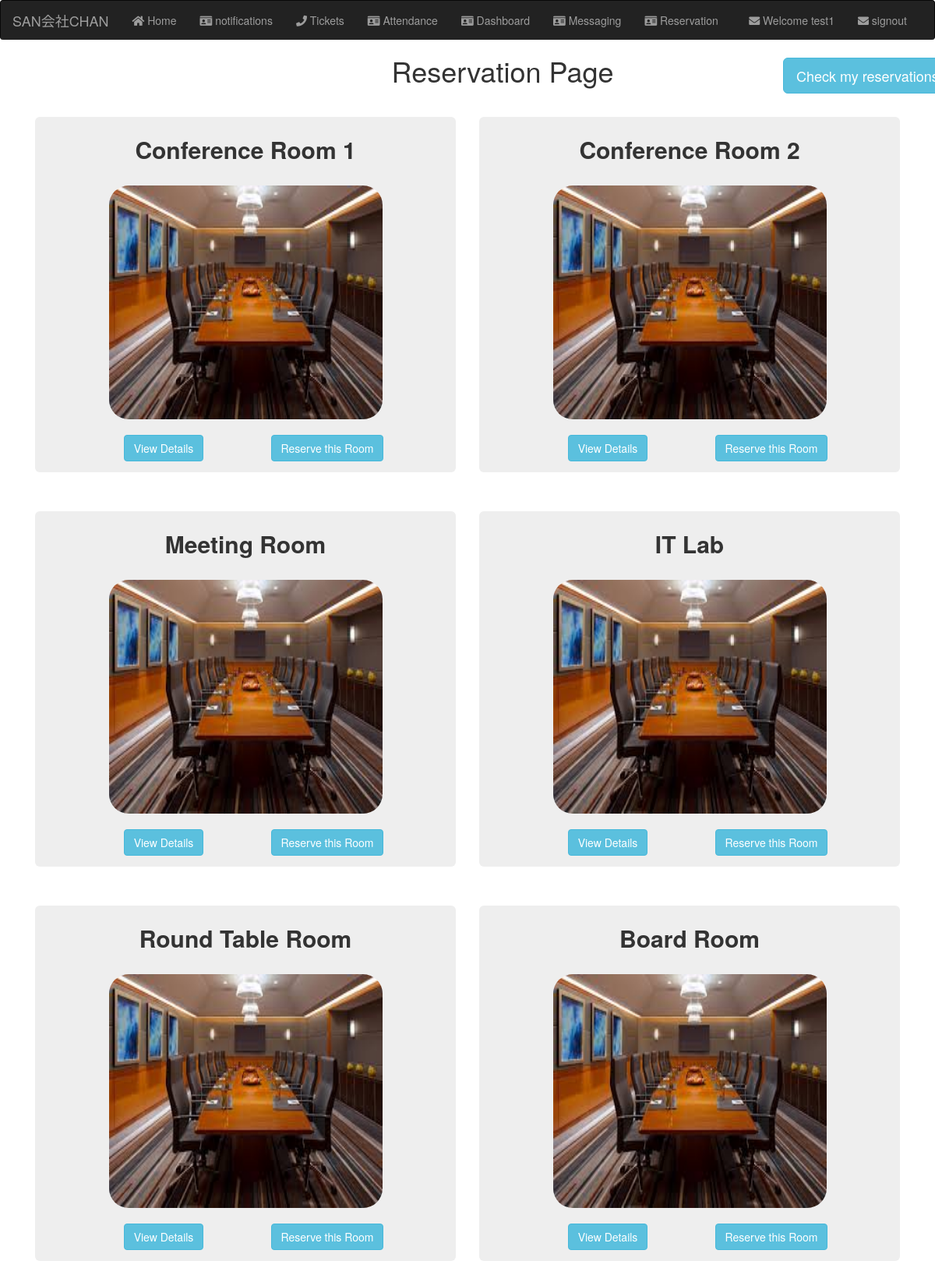
/reservation/ (signed in), run on the app's committed database.
### reservation/models.py (models this page shows, shortened)
class Rooms(models.Model):
    user = models.ForeignKey(User, on_delete = models.CASCADE)
    employee = models.ForeignKey(Employee, on_delete = models.CASCADE)
    room_no = models.IntegerField(primary_key=True)
    room_name = models.CharField(max_length=30)
    facilities = models.CharField(max_length=50 , default="Nan")
    room_image = models.ImageField(upload_to='rooms' , blank = True)
    status = models.BooleanField(default=True)
    created_on = models.DateTimeField(auto_now_add=True)

### reservation/views.py (the view)
# urls.py: path('', views.home , name = "home"),
@login_required
def home(request):
    rooms = Rooms.objects.all().filter(status = True)
    context = {
        'rooms' : rooms
    }
    return render(request , 'reservation/home.html' , context)

### templates/reservation/home.html (shortened to what this page needs)
<!DOCTYPE html>
{% extends "base.html" %}
{% load static %}
{% load bootstrap_tags %}
{% block body %}
        <div class="col-md-12">
            <div class="row">
                <div class="col-md-10">
                    <H1 style="margin-left : 50%;">
                        Reservation Page
                    </H1>
                </div>
                <div class="col-md-2">
                    <h1><a href=" {% url 'reservation:schedule' pk=request.user.email %} "> <button  class = "btn btn-lg btn-info "> Check my reservations </button></a></h1>
                </div>
            </div>
        </div>
        <div class="container">
            <div class="col-md-12">
                <div class="row">
                    {% for room in rooms %}
                    <div class="col-md-6" style = "margin-top : 20px;" >
                        <div class="jumbotron booking-room" style="padding-top: 5px;">
                            <h2 style="text-align: center;"><b>{{room.room_name}} </b> </h2>
                            <br>
                            <div class="container">
                                <img class="room-picture" src="{% static '/rooms/board_room.jpg' %}"  onerror="if (this.src != 'error.jpg') this.src = "{% static '/rooms/board_room.jpg' %}";">
                            </div>
                            <br>
                            <div class="col-md-12">
                                <div class="row">
                                    <div class="col-md-6" style="text-align: center;">
                                        <a href=" {% url 'reservation:room_details' pk=room.room_no %} "> <button class = "btn btn-info">View Details</button></a>
                                    </div>
                                    <div class="col-md-6" style="text-align: center;">
                                        <a href="{% url 'reservation:room_reserve' pk=room.room_no %}"> <button class = "btn btn-info">Reserve this Room</button></a>
                                    </div>
                                </div>
                            </div>
                        </div>
                    </div>
                    {% endfor %}
                </div>
            </div>
        </div>
{% endblock %}

### templates/base.html (shortened to what this page needs)
<!DOCTYPE html>
{% load static %}
<html lang="en">
<head>
    <link rel="stylesheet" href="https://maxcdn.bootstrapcdn.com/bootstrap/3.3.7/css/bootstrap.min.css">
    <link rel="stylesheet" href="https://use.fontawesome.com/releases/v5.7.0/css/all.css">
    <link rel="stylesheet" href="{% static 'css/base.css' %}">
</head>
<body>
    <nav class="navbar navbar-inverse " style=" margin-bottom:0px ; border-bottom : 0px;">
        <div class="container-fluid">
            <div class="navbar-header">
                <a class="navbar-brand" href="/">SAN会社CHAN</a>
            </div>
            <ul class="nav navbar-nav">
                <li> <a href="/"> <i class="fa fa-home" aria-hidden="true"> </i>  Home</a> </li>
                <li><a href="{% url 'homepage:notifications' %}"> <i class="fa fa-id-card" aria-hidden="true"></i> notifications</a></li>
                {% if user.is_authenticated %}
                    <li><a href=" {% url 'homepage:tickets' %}"> <i class="fa fa-phone" aria-hidden="true"></i></i> Tickets</a></li>
                    <li><a href="{% url 'attendance:attendance' %}"> <i class="fa fa-id-card" aria-hidden="true"></i> Attendance </a></li>
                    <li><a href="{% url 'dashboard:home' %}"> <i class="fa fa-id-card" aria-hidden="true"></i> Dashboard </a></li>
                    <li><a href="{% url 'messaging:home' %}"> <i class="fa fa-id-card" aria-hidden="true"></i> Messaging </a></li>
                    <li><a href="{% url 'reservation:home' %}"> <i class="fa fa-id-card" aria-hidden="true"></i> Reservation </a></li>
                {% endif %}
            </ul>
            {% if user.is_authenticated %}
            <ul class = "nav navbar-nav navbar-right">
                <li><a href=" {% url 'homepage:profile' %}"> <i class="fa fa-envelope" aria-hidden="true"></i> Welcome {{user.username}} </a></li>
                <li style="padding-right: 20px;"><a href="{% url 'registration:signout' %}"> <i class="fa fa-envelope" aria-hidden="true"></i> signout </a></li>
            {% endif %}
        </div>
    </nav>
    <div class="container base-container" style=" padding:0px ;">
        {% block body %}
        {% endblock %}
    </div>
</body>
</html>

### static/css/base.css (style rules this page uses)
.room-picture { margin-left: 5%; margin-right: 5%; width : 90%; height : 300px; border-radius: 25px; }

### data on the page
Rooms: room_name "Conference Room 1"
Rooms: room_name "Conference Room 2"
Rooms: room_name "Meeting Room"
Rooms: room_name "IT Lab"
Rooms: room_name "Round Table Room"
Rooms: room_name "Board Room"

### other printed values
{{ user.username }} "test1"
